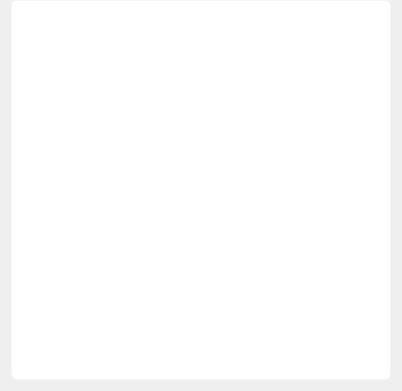
<?xml version="1.0" encoding="UTF-8"?>
<ui version="4.0">
 <class>PopupBase</class>
 <widget class="QWidget" name="PopupBase">
  <property name="geometry">
   <rect>
    <x>0</x>
    <y>0</y>
    <width>402</width>
    <height>391</height>
   </rect>
  </property>
  <property name="windowTitle">
   <string>Form</string>
  </property>
  <layout class="QVBoxLayout" name="verticalLayout">
   <property name="topMargin">
    <number>0</number>
   </property>
   <item>
    <widget class="QFrame" name="frameShadow">
     <property name="styleSheet">
      <string notr="true">QFrame#frameShadow{
border:none;
border:1px solid #F5F5F5;
border-radius:6px;
background-color:white;
}</string>
     </property>
     <property name="frameShape">
      <enum>QFrame::StyledPanel</enum>
     </property>
     <property name="frameShadow">
      <enum>QFrame::Raised</enum>
     </property>
    </widget>
   </item>
  </layout>
 </widget>
 <resources/>
 <connections/>
</ui>
